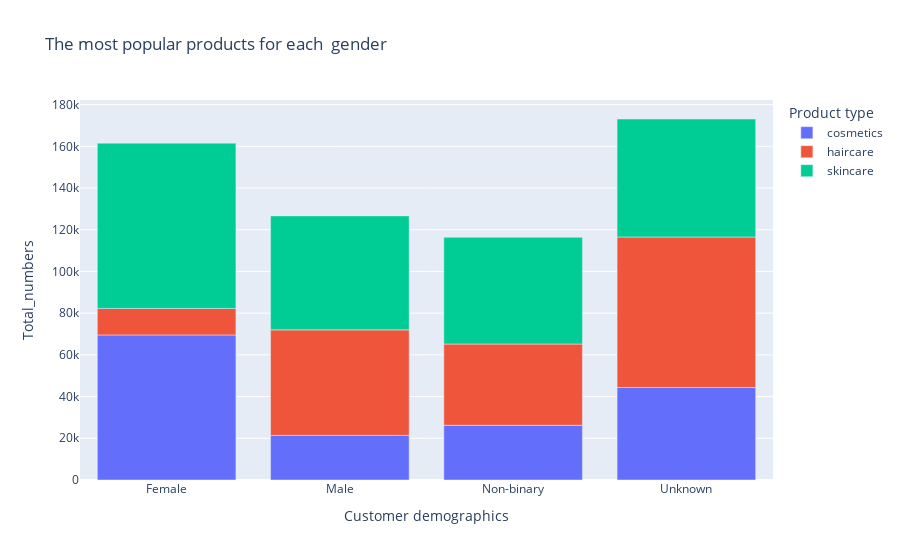

Notebook cell for this chart:
### Code cell
#The most popular products for each category of customers

import plotly.express as px

data = df.groupby(['Product type','Customer demographics'])['Revenue generated'].sum().reset_index(name='Total_numbers')

fig = px.bar(data, x="Customer demographics", y="Total_numbers", color="Product type", 
             title="The most popular products for each gender")
fig.show()


#fig.write_image("figure.png", engine="kaleido")
#fig.write_image("F:\\New folder\\images/fig1.png")

### Figure 1 — Plotly figure (JSON) as saved in the notebook; plotly's stock layout.template omitted (floating-point values rounded to 4 significant figures)
{"data": [{"alignmentgroup": "True", "hovertemplate": "Product type=cosmetics<br>Customer demographics=%{x}<br>Total_numbers=%{y}<extra></extra>", "legendgroup": "cosmetics", "marker": {"color": "#636efa", "pattern": {"shape": ""}}, "name": "cosmetics", "offsetgroup": "cosmetics", "orientation": "v", "showlegend": true, "textposition": "auto", "type": "bar", "x": ["Female", "Male", "Non-binary", "Unknown"], "xaxis": "x", "y": [69550.0, 21390.0, 26240.0, 44350.0], "yaxis": "y"}, {"alignmentgroup": "True", "hovertemplate": "Product type=haircare<br>Customer demographics=%{x}<br>Total_numbers=%{y}<extra></extra>", "legendgroup": "haircare", "marker": {"color": "#EF553B", "pattern": {"shape": ""}}, "name": "haircare", "offsetgroup": "haircare", "orientation": "v", "showlegend": true, "textposition": "auto", "type": "bar", "x": ["Female", "Male", "Non-binary", "Unknown"], "xaxis": "x", "y": [12720.0, 50600.0, 38970.0, 72160.0], "yaxis": "y"}, {"alignmentgroup": "True", "hovertemplate": "Product type=skincare<br>Customer demographics=%{x}<br>Total_numbers=%{y}<extra></extra>", "legendgroup": "skincare", "marker": {"color": "#00cc96", "pattern": {"shape": ""}}, "name": "skincare", "offsetgroup": "skincare", "orientation": "v", "showlegend": true, "textposition": "auto", "type": "bar", "x": ["Female", "Male", "Non-binary", "Unknown"], "xaxis": "x", "y": [79240.0, 54640.0, 51160.0, 56580.0], "yaxis": "y"}], "layout": {"barmode": "relative", "legend": {"title": {"text": "Product type"}, "tracegroupgap": 0}, "title": {"text": "The most popular products for each  gender"}, "xaxis": {"anchor": "y", "domain": [0, 1], "title": {"text": "Customer demographics"}}, "yaxis": {"anchor": "x", "domain": [0, 1], "title": {"text": "Total_numbers"}}}}
